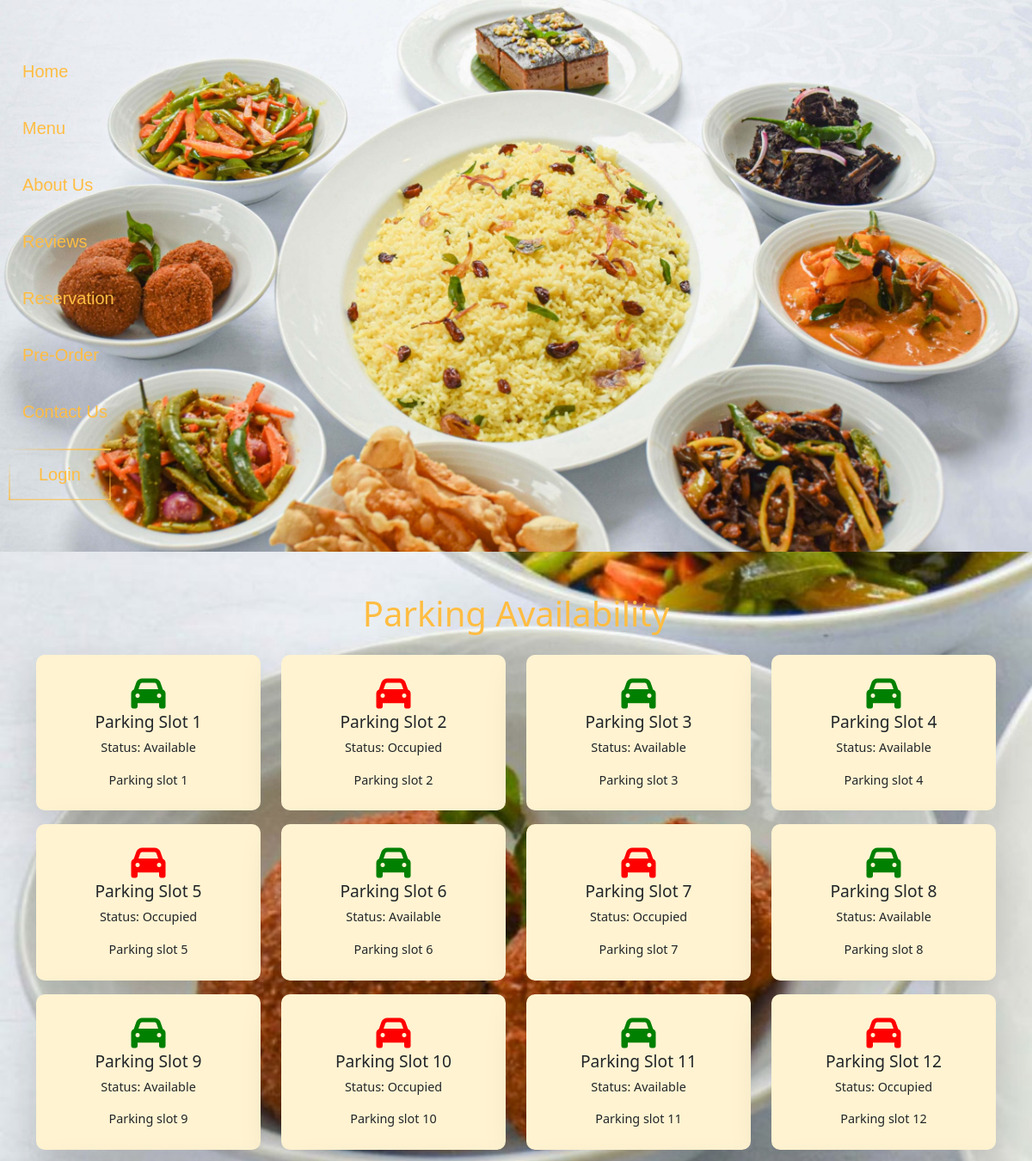
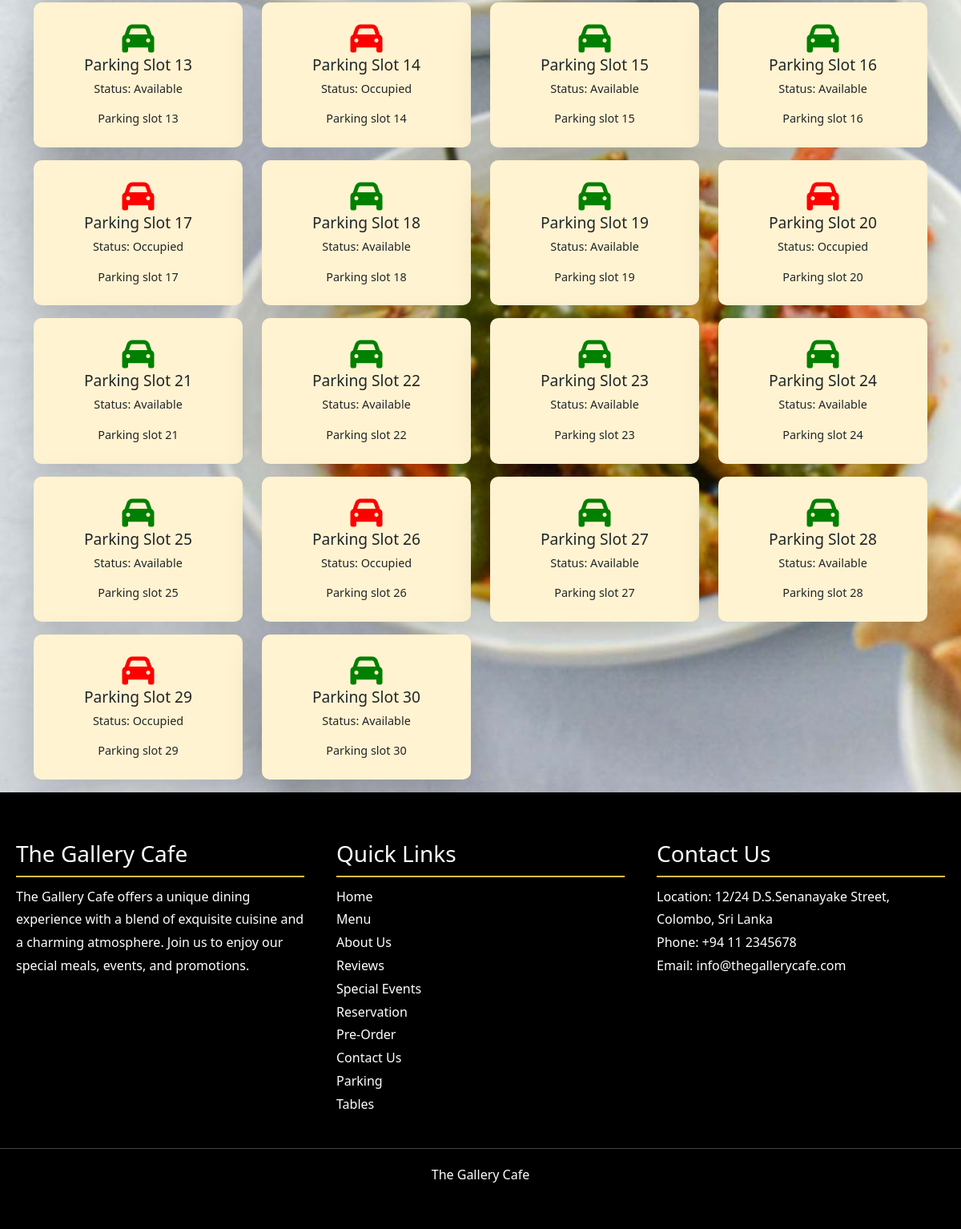
/the_gallery_cafe/guest/parking_availability.php, run on the app's committed database (2 pictures, top to bottom).
### tables this page shows
CREATE TABLE `parking` (
  `id` int(11) NOT NULL,
  `status` tinyint(1) NOT NULL DEFAULT 1,
  `description` text DEFAULT NULL
);

### the_gallery_cafe/guest/parking_availability.php (the view, shortened to what this page needs)
<?php
include('../config.php');
$sql = "SELECT * FROM parking";
$result = $conn->query($sql);
$parking_slots = $result->fetch_all(MYSQLI_ASSOC);
?>
<!DOCTYPE html>
<html lang="en">
<head>
    <link rel="stylesheet" href="https://cdn.jsdelivr.net/npm/bootstrap@5.1.3/dist/css/bootstrap.min.css">
    <link rel="stylesheet" href="https://cdnjs.cloudflare.com/ajax/libs/font-awesome/6.1.1/css/all.min.css">
</head>
<body>
    <header>
        <nav>
            <ul class="nav-items">
                <li class="nav-item1"><a href="../index.php" class="nav-link">Home</a></li>
                <li class="nav-item2"><a href="menu.php" class="nav-link">Menu</a></li>
                <li class="nav-item3"><a href="about_us.php" class="nav-link">About Us</a></li>
                <li class="nav-item3"><a href="customer_reviews.php" class="nav-link">Reviews</a></li>
                <li class="nav-item4"><a href="reservation.php" class="nav-link">Reservation</a></li>
                <li class="nav-item5"><a href="pre_order.php" class="nav-link">Pre-Order</a></li>
                <li class="nav-item6"><a href="contact_us.php" class="nav-link">Contact Us</a></li>
                <li class="nav-item7"><a href="../login/login.php"><button class="nav-link nav-button">
                <span></span>
                <span></span>
                <span></span>
                <span></span>Login</button></a></li>
            </ul>
        </nav>
    </header>
    <div class="container mt-5">
        <h2 class="mb-4 text-center">Parking Availability</h2>
        <div class="row">
            <?php foreach ($parking_slots as $slot): ?>
                <div class="col-md-3 mb-3">
                    <div class="card h-100 shadow-lg">
                        <div class="card-body">
                            <i class="fa fa-car <?php echo $slot['status'] == 1 ? 'available' : 'occupied'; ?>"></i>
                            <h5 class="card-title">Parking Slot <?php echo $slot['id']; ?></h5>
                            <p class="card-text">Status: <?php echo $slot['status'] == 1 ? 'Available' : 'Occupied'; ?></p>
                            <p class="card-text"><?php echo $slot['description']; ?></p>
                        </div>
                    </div>
                </div>
            <?php endforeach; ?>
        </div>
    </div>
    <footer>
        <div class="footer-content">
            <div class="footer-section about">
                <h3>The Gallery Cafe</h3>
                <p>The Gallery Cafe offers a unique dining experience with a blend of exquisite cuisine and a charming atmosphere. Join us to enjoy our special meals, events, and promotions.</p>
            </div>
            <div class="footer-section links">
                <h3>Quick Links</h3>
                <ul>
                    <li><a href="../index.php">Home</a></li>
                    <li><a href="menu.php">Menu</a></li>
                    <li><a href="about_us.php">About Us</a></li>
                    <li><a href="customer_reviews.php">Reviews</a></li>
                    <li><a href="promotion.php">Special Events</a></li>
                    <li><a href="reservation.php">Reservation</a></li>
                    <li><a href="pre_order.php">Pre-Order</a></li>
                    <li><a href="contact_us.php">Contact Us</a></li>
                    <li><a href="parking_availability.php">Parking</a></li>
                    <li><a href="tables.php">Tables</a></li>
                </ul>
            </div>
            <div class="footer-section contact">
                <h3>Contact Us</h3>
                <p>Location: 12/24 D.S.Senanayake Street, Colombo, Sri Lanka</p>
                <p>Phone: +94 11 2345678</p>
                <p>Email: info@thegallerycafe.com</p>
            </div>
          </div>
        <div class="footer-bottom">
            <p>The Gallery Cafe</p>
        </div>
    </footer>
</body>
</html>

### the_gallery_cafe/guest/parking_availability.php (style rules this page uses)
body { background-image: url(../images/background/1.jpg); background-size: cover; animation: fadeIn 1.5s ease-in-out; }
.container .text-center { color: #ffbd42; font-size: 2.5rem; margin-bottom: 10px; }
.card { border: none; border-radius: 10px; background: #FFF3D1; overflow: hidden; transition: transform 0.3s, box-shadow 0.3s; padding: 15px; }
.card-body { text-align: center; padding: 10px; }
.fa-car { font-size: 40px; }
.available { color: green; }
.occupied { color: red; }
.card-title { font-size: 1.2rem; }
.card-text { font-size: 0.9rem; }
.nav-items { display: flex; list-style: none; flex-direction: row; justify-content: right; padding: 50px 10px 50px; font-family: 'Gill Sans', 'Gill Sans MT', Calibri, 'Trebuchet MS', sans-serif; }
.nav-button { font-family: 'Gill Sans', 'Gill Sans MT', Calibri, 'Trebuchet MS', sans-serif; padding: 15px 35px 15px 35px; text-decoration: none; transition: 0.5s; font-size: 15px; overflow: hidden; display: inline-block; position: relative; display: inline-block; color: rgb(0, 0, 0); overflow: hidden; background-color: transparent; color: #fff; font-size: 20px; border: none; cursor: pointer; }
.nav-link { position: relative; text-decoration: none; color: #ffbd42; margin: 0px 50px 0px 0px; display: inline-block; font-size: 20px; }
.nav-link::after { content: ''; position: absolute; left: 0; bottom: -6px; width: 100%; height: 3px; background-color: #ffbd42; border-radius: 40px; transform: scaleX(0); transform-origin: right; transition: transform .3s; }
.nav-button span { position: absolute; display: block; }
.nav-button span:nth-child(1) { top: 0; left: 0; width: 100%; height: 2px; background: linear-gradient(90deg, transparent, #ffbd42); animation: btn1 1s linear infinite; }
.nav-button span:nth-child(2) { top: -100; right: 0; width: 2px; height: 100%; background: linear-gradient(180deg, transparent, #ffbd42); animation: btn2 1s linear infinite; animation-delay: -0.75s; }
.nav-button span:nth-child(3) { bottom: 0; right: 0; width: 100%; height: 2px; background: linear-gradient(180deg, transparent, #ffbd42); animation: btn3 1s linear infinite; animation-delay: -0.50s; }
.nav-button span:nth-child(4) { top: -100; left: 0; width: 2px; height: 100%; background: linear-gradient(180deg, transparent, #ffbd42); animation: btn4 1s linear infinite; animation-delay: -0.25s; }
footer { background-color: #000000; color: #fff; padding: 40px 0; }
.footer-content { display: flex; justify-content: space-around; flex-wrap: wrap; }
.footer-section { flex: 1 1 300px; margin: 20px; }
.footer-section h3 { border-bottom: 2px solid #ffbd42; padding-bottom: 10px; margin-bottom: 10px; }
.footer-section p, .footer-section ul { margin: 0; padding: 0; list-style: none; line-height: 1.8; }
.footer-section a { color: #fff; text-decoration: none; }
.footer-bottom { text-align: center; padding-top: 20px; border-top: 1px solid #444; margin-top: 20px; }
@media only screen and (max-width: 1300px) { .nav-items { flex-direction: column; } }
@media only screen and (max-width: 1300px) { .nav-link { margin: 10px 0; } }
@media only screen and (max-width: 1300px) { nav { position: relative; animation: none; align-items: right; } }
@media only screen and (max-width: 1300px) { header { background-image: url(../images/background/1.jpg); background-size: cover; } }

### data on the page
parking: status 1 (drawn), id "1", description "Parking slot 1"
parking: status 0 (drawn), id "2", description "Parking slot 2"
parking: status 1 (drawn), id "3", description "Parking slot 3"
parking: status 1 (drawn), id "4", description "Parking slot 4"
parking: status 0 (drawn), id "5", description "Parking slot 5"
parking: status 1 (drawn), id "6", description "Parking slot 6"
parking: status 0 (drawn), id "7", description "Parking slot 7"
parking: status 1 (drawn), id "8", description "Parking slot 8"
parking: status 1 (drawn), id "9", description "Parking slot 9"
parking: status 0 (drawn), id "10", description "Parking slot 10"
parking: status 1 (drawn), id "11", description "Parking slot 11"
parking: status 0 (drawn), id "12", description "Parking slot 12"
parking: status 1 (drawn), id "13", description "Parking slot 13"
parking: status 0 (drawn), id "14", description "Parking slot 14"
parking: status 1 (drawn), id "15", description "Parking slot 15"
parking: status 1 (drawn), id "16", description "Parking slot 16"
parking: status 0 (drawn), id "17", description "Parking slot 17"
parking: status 1 (drawn), id "18", description "Parking slot 18"
parking: status 1 (drawn), id "19", description "Parking slot 19"
parking: status 0 (drawn), id "20", description "Parking slot 20"
parking: status 1 (drawn), id "21", description "Parking slot 21"
parking: status 1 (drawn), id "22", description "Parking slot 22"
parking: status 1 (drawn), id "23", description "Parking slot 23"
parking: status 1 (drawn), id "24", description "Parking slot 24"
parking: status 1 (drawn), id "25", description "Parking slot 25"
parking: status 0 (drawn), id "26", description "Parking slot 26"
parking: status 1 (drawn), id "27", description "Parking slot 27"
parking: status 1 (drawn), id "28", description "Parking slot 28"
parking: status 0 (drawn), id "29", description "Parking slot 29"
parking: status 1 (drawn), id "30", description "Parking slot 30"
